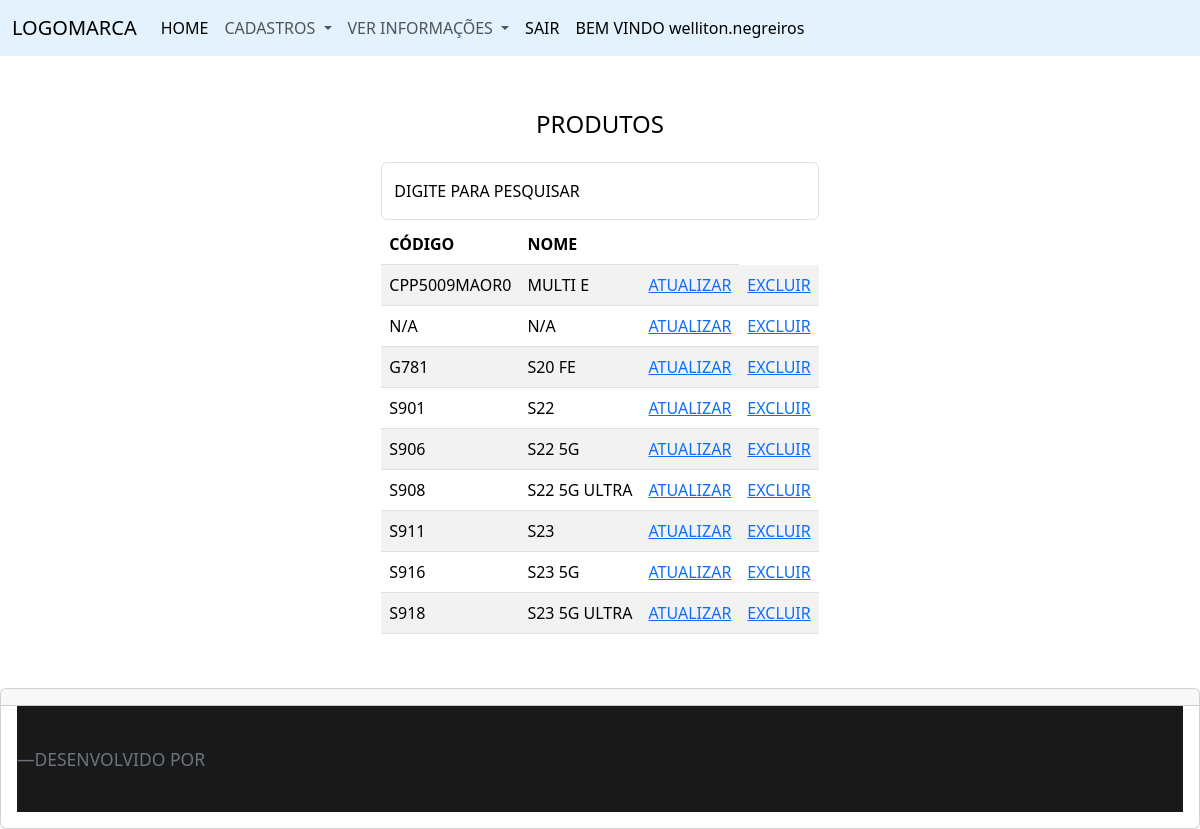
The page /ver-produtos (signed in) on the database its author committed.
### tables this page shows
CREATE TABLE IF NOT EXISTS `produtos` (
  `id` INT NOT NULL AUTO_INCREMENT,
  `cod_produto` VARCHAR(100) NOT NULL,
  `nome` VARCHAR(100) NOT NULL,
  PRIMARY KEY (`id`, `cod_produto`)
);

### index.php (called while the page is built, shortened)
<?php
include 'autoload.php';
include 'rotas.php';
?>

### autoload.php (called while the page is built, shortened)
<?php
spl_autoload_register(function ($nome_da_classe) {
    $classe_controller = "../" . $nome_da_classe . ".php";
    $classe_model = "../" . $nome_da_classe . ".php";
    $classe_dao = "../" . $nome_da_classe . ".php";
});

### Models/ProdutoModel.php (called while the page is built, shortened)
<?php
class ProdutoModel
{
	public function getAllRows()
	{
		$dao = new ProdutoDao();
		$this->rows = $dao->select();
	}
}

### Conn/Conn.php (called while the page is built, shortened)
<?php
class Conn
{
    private $_con;
    public function __construct()
    {
        try {
            $dsn = "mysql:host=localhost:3306;dbname=controle_producao2";
            $opcoes = array(\PDO::ATTR_ERRMODE => \PDO::ERRMODE_EXCEPTION);
            $this->_con = new \PDO($dsn, 'root', '19019407eric@', $opcoes);
        } catch (\PDOException $e) {
            echo $e->getMessage();
        }
    }
    public function returnConnection()
    {
        return $this->_con;
    }
}

### DAO/ProdutoDao.php (called while the page is built, shortened)
<?php
class ProdutoDao
{
	private $conexao;
	public function __construct()
	{
		$conn = new Conn();
		$this->conexao = $conn->returnConnection();
	}
	public function select()
	{
		$sql = "SELECT * FROM produtos ORDER BY nome";
		$stmt = $this->conexao->prepare($sql);
		$stmt->execute();
		return $stmt->fetchAll(PDO::FETCH_CLASS);
	}
}

### Views/Produto/ver_produto.php (the view, shortened to what this page needs)
<?php
include './Views/partials/Header/header.php';
?>
<div class="area-cad">
    <div class="singIn p-2">
    <div class="h4 title-cad ">PRODUTOS</div>
        <div class="input-group mb-1">
            <div class="form-floating">
                <input type="text" class="form-control" name="filter" id="filter" placeholder="DIGITE PARA PESQUISAR" autofocus>
                <label for="codigo">DIGITE PARA PESQUISAR</label>
            </div>
        </div>
        <table class="table table-striped " id="tableProduto">
            <thead>
                <tr>
                    <th>C&Oacute;DIGO</th>
                    <th>NOME</th>
                    <th></th>
                </tr>
            </thead>
            <tbody>
                <?php foreach ($modelProduto->rows as $item) : ?>
                    <tr>
                        <td><?= $item->cod_produto ?></td>
                        <td><?= $item->nome ?></td>
                        <td><a href="/produtos?id=<?= $item->id ?>" class="link-primary">ATUALIZAR</a></td>
                        <td><a href="javascript:func()" onclick="confirmacao('<?= $item->id ?>')" class="link-primary">EXCLUIR</a></td>
                    </tr>
                <?php endforeach ?>
            </tbody>
        </table>
    </div>
</div>
<?php
include 'Views/partials/Footer/footer.php';
?>

### rotas.php (shortened to what this page needs)
<?php
$url = parse_url($_SERVER['REQUEST_URI'], PHP_URL_PATH);
switch ($url) {
    case '/ver-produtos':
        ProdutoController::ver_produtos();
        break;
}

### Controllers/ProdutoController.php (shortened to what this page needs)
<?php
class ProdutoController
{
	public static function ver_produtos()
	{
		if (isset($_SESSION['login'])) {
			$modelProduto = new ProdutoModel();
			$modelProduto->getAllRows();
			include 'Views/Produto/ver_produto.php';
		} else {
			header('location: /');
		}
	}
}

### Views/partials/Header/header.php (shortened to what this page needs)
<!DOCTYPE html>
<html lang="pt-br">
<head>
	<link href="/css/bootstrap.min.css" rel="stylesheet">
	<link rel="stylesheet" href="../../../css/myCss.css" />
	<link rel="stylesheet" href="../../../css/modal.css" />
</head>
<body style="--bs-body-color: #000;" id="body">
	<?php
	if (!isset($_SESSION['login'])) {
	?>
		<nav class="navbar navbar-expand-lg" style="background-color: #e3f2fd;" id="navbar">
			<div class="container-fluid">
				<a class="navbar-brand" href="#">LOGO<span>MARCA</span></a>
				<button class="navbar-toggler" type="button" data-bs-toggle="collapse" data-bs-target="#navbarNavDropdown" aria-controls="navbarNavDropdown" aria-expanded="false" aria-label="Toggle navigation">
					<span class="navbar-toggler-icon"></span>
				</button>
				<div class="collapse navbar-collapse" id="navbarNavDropdown">
					<ul class="navbar-nav">
						<li class="nav-item">
							<a class="nav-link active" aria-current="page" href="/login">ENTRAR</a>
						</li>
					</ul>
				</div>
			</div>
		</nav>
	<?php
	} else if (isset($_SESSION['login'])) { ?>
		<nav class="navbar navbar-expand-lg" style="background-color: #e3f2fd;" id="navbar">
			<div class="container-fluid">
				<a class="navbar-brand" href="#">LOGO<span>MARCA</span></a>
				<div class="collapse navbar-collapse" id="navbarNavDropdown">
					<ul class="navbar-nav">
						<li class="nav-item">
							<a class="nav-link active" aria-current="page" href="/">HOME</a>
						</li>
						<li class="nav-item dropdown">
							<a class="nav-link dropdown-toggle" href="#" role="button" data-bs-toggle="dropdown" aria-expanded="false">
								CADASTROS
							</a>
						</li>
						<li class="nav-item dropdown">
							<a class="nav-link dropdown-toggle" href="#" role="button" data-bs-toggle="dropdown" aria-expanded="false">
								VER INFORMA&Ccedil;&Otilde;ES
							</a>
						</li>
						<li class="nav-item">
							<a class="nav-link active" href="/Controllers/sair.php">SAIR</a>
						</li>
						<li class="nav-item">
						<a class="nav-link active" href="#">BEM VINDO <?php echo $_SESSION['login'] ?></a>
						</li>
					</ul>
				</div>
			</div>
		</nav>
	<?php
	} else {
		echo "Erro!!";
	}
	?>

### Views/partials/Footer/footer.php (shortened to what this page needs)
<div class="card">
	<div class="card-header">
	</div>
	<div class="card-body">
		<blockquote class="blockquote mb-0">
		<footer class="blockquote-footer">DESENVOLVIDO POR</footer>
		</blockquote>
	</div>
</div>
</body>
</html>

### css/myCss.css (style rules this page uses)
* { padding: 0; margin: 0; box-sizing: border-box; }
footer { background-color: #191919; margin-top: 20px; display: flex; height: auto; padding: 40px 0; }
.area-cad { width: 100%; max-width: 1320px; margin: auto; background: #ffffff; display: flex; justify-content: center; padding: 30px 0; }
.singIn, .singUp { width: auto; height: auto; display: flex; justify-content: center; align-items: center; flex-direction: column; background-color: #fff; border-radius: 10px; }
.title-cad { width: 100%; height: 60px; display: flex; align-items: center; justify-content: center; padding: 10px; }

### rows shown on the page
produtos: cod_produto "CPP5009MAOR0", nome "MULTI E"
produtos: cod_produto "N/A", nome "N/A"
produtos: cod_produto "G781", nome "S20 FE"
produtos: cod_produto "S901", nome "S22"
produtos: cod_produto "S906", nome "S22 5G"
produtos: cod_produto "S908", nome "S22 5G ULTRA"
produtos: cod_produto "S911", nome "S23"
produtos: cod_produto "S916", nome "S23 5G"
produtos: cod_produto "S918", nome "S23 5G ULTRA"

### other values the page prints
$_SESSION['login'] "welliton.negreiros"
